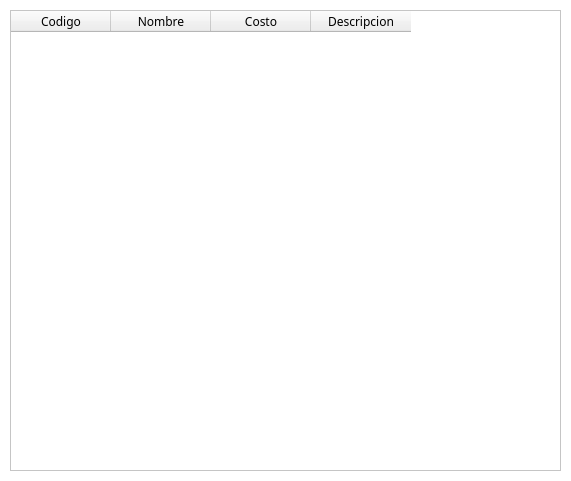
<?xml version="1.0" encoding="UTF-8"?>
<ui version="4.0">
 <class>widgetListarMedicamentos</class>
 <widget class="QWidget" name="widgetListarMedicamentos">
  <property name="geometry">
   <rect>
    <x>0</x>
    <y>0</y>
    <width>571</width>
    <height>481</height>
   </rect>
  </property>
  <property name="palette">
   <palette>
    <active>
     <colorrole role="Base">
      <brush brushstyle="SolidPattern">
       <color alpha="255">
        <red>255</red>
        <green>255</green>
        <blue>255</blue>
       </color>
      </brush>
     </colorrole>
     <colorrole role="Window">
      <brush brushstyle="SolidPattern">
       <color alpha="255">
        <red>255</red>
        <green>255</green>
        <blue>255</blue>
       </color>
      </brush>
     </colorrole>
    </active>
    <inactive>
     <colorrole role="Base">
      <brush brushstyle="SolidPattern">
       <color alpha="255">
        <red>255</red>
        <green>255</green>
        <blue>255</blue>
       </color>
      </brush>
     </colorrole>
     <colorrole role="Window">
      <brush brushstyle="SolidPattern">
       <color alpha="255">
        <red>255</red>
        <green>255</green>
        <blue>255</blue>
       </color>
      </brush>
     </colorrole>
    </inactive>
    <disabled>
     <colorrole role="Base">
      <brush brushstyle="SolidPattern">
       <color alpha="255">
        <red>255</red>
        <green>255</green>
        <blue>255</blue>
       </color>
      </brush>
     </colorrole>
     <colorrole role="Window">
      <brush brushstyle="SolidPattern">
       <color alpha="255">
        <red>255</red>
        <green>255</green>
        <blue>255</blue>
       </color>
      </brush>
     </colorrole>
    </disabled>
   </palette>
  </property>
  <property name="cursor">
   <cursorShape>PointingHandCursor</cursorShape>
  </property>
  <property name="windowTitle">
   <string>Listar Medicamentos</string>
  </property>
  <property name="autoFillBackground">
   <bool>true</bool>
  </property>
  <widget class="QTableWidget" name="tableWidgetMedicamentos">
   <property name="geometry">
    <rect>
     <x>10</x>
     <y>10</y>
     <width>551</width>
     <height>461</height>
    </rect>
   </property>
   <column>
    <property name="text">
     <string>Codigo</string>
    </property>
    <property name="font">
     <font>
      <family>Ubuntu Condensed</family>
     </font>
    </property>
   </column>
   <column>
    <property name="text">
     <string>Nombre</string>
    </property>
    <property name="font">
     <font>
      <family>Ubuntu Condensed</family>
     </font>
    </property>
   </column>
   <column>
    <property name="text">
     <string>Costo</string>
    </property>
    <property name="font">
     <font>
      <family>Ubuntu Condensed</family>
     </font>
    </property>
   </column>
   <column>
    <property name="text">
     <string>Descripcion</string>
    </property>
    <property name="font">
     <font>
      <family>Ubuntu Condensed</family>
     </font>
    </property>
   </column>
  </widget>
 </widget>
 <resources/>
 <connections/>
</ui>
